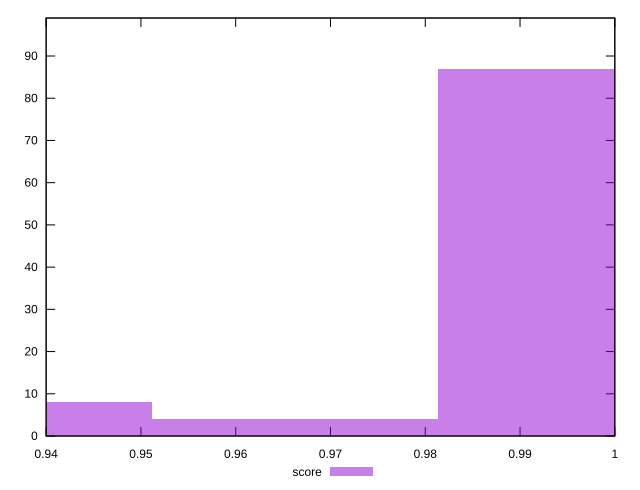

Write the gnuplot code that produced this figure.
reset

$score <<EOF
0.9964904327563798 87
0.9360970731953872 8
0.9662937529758835 4
EOF

set key outside below
set boxwidth 0.03019667978049636
set xrange [0.94:1]
set yrange [0:99]
set trange [0:99]
set style fill transparent solid 0.5 noborder
set terminal svg size 640, 490 enhanced background rgb 'white'
set output "reports/report_00030_2021-02-24T20-42-31.540Z/unused-css-rules/samples/card/score/histogram.svg"

plot $score title "score" with boxes

reset
